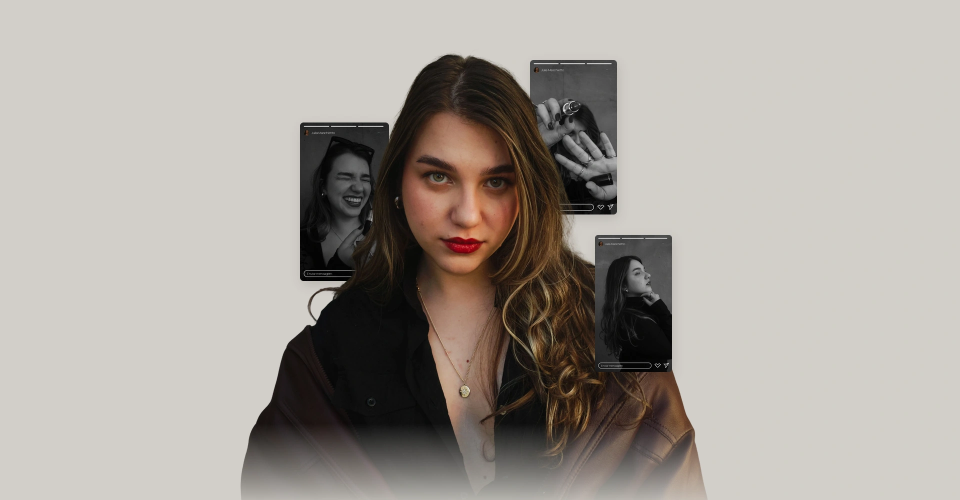
#> input picture dist/assets/hero-desktop-final.webp, 1920 x 1000 px (shown at 1/2 size)
$ python create-social.py
#> lines starting #> are read from the running program, lines starting #| are printed output that depends on the picture
"""Social card composed from the final original-photo artwork and local fonts."""
from pathlib import Path
import sys
ROOT=Path(__file__).resolve().parents[1];sys.path.insert(0,str(ROOT/'.tools'))
from PIL import Image,ImageDraw,ImageFont
im=Image.open(ROOT/'dist/assets/hero-desktop-final.webp').convert('RGB').resize((1200,625),Image.Resampling.LANCZOS)
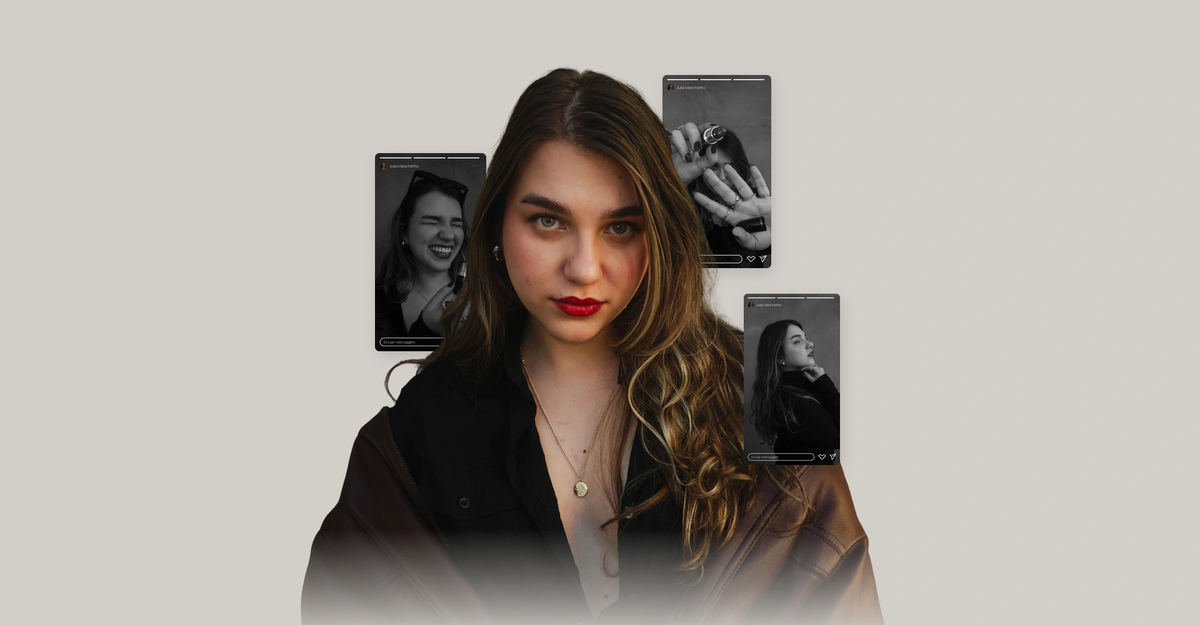
#> im: PIL image 1200x625 RGB; mean R, G, B 167.1, 161.2, 154.7
canvas=Image.new('RGB',(1200,630),(210,207,201));canvas.paste(im,(0,0));shade=Image.new('RGBA',canvas.size);d=ImageDraw.Draw(shade)
#> after `canvas = Image.new('RGB', (1200, 630), (210, 207, 201))`:
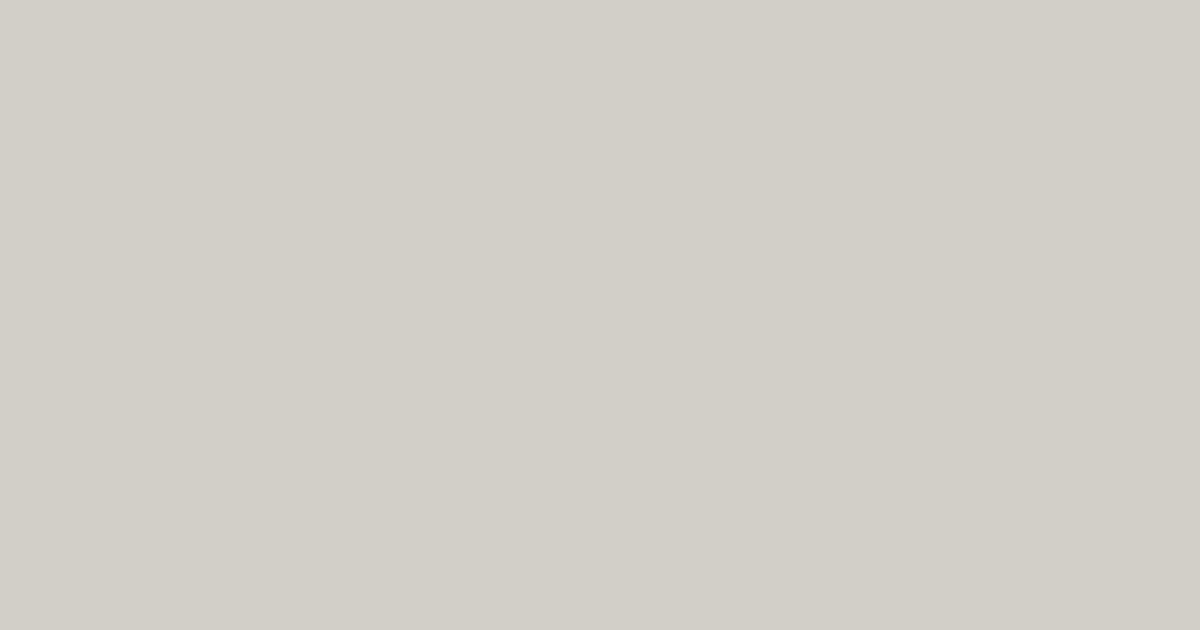
#> canvas: PIL image 1200x630 RGB; mean R, G, B 210, 207, 201
#> after `canvas.paste(im, (0, 0))`:
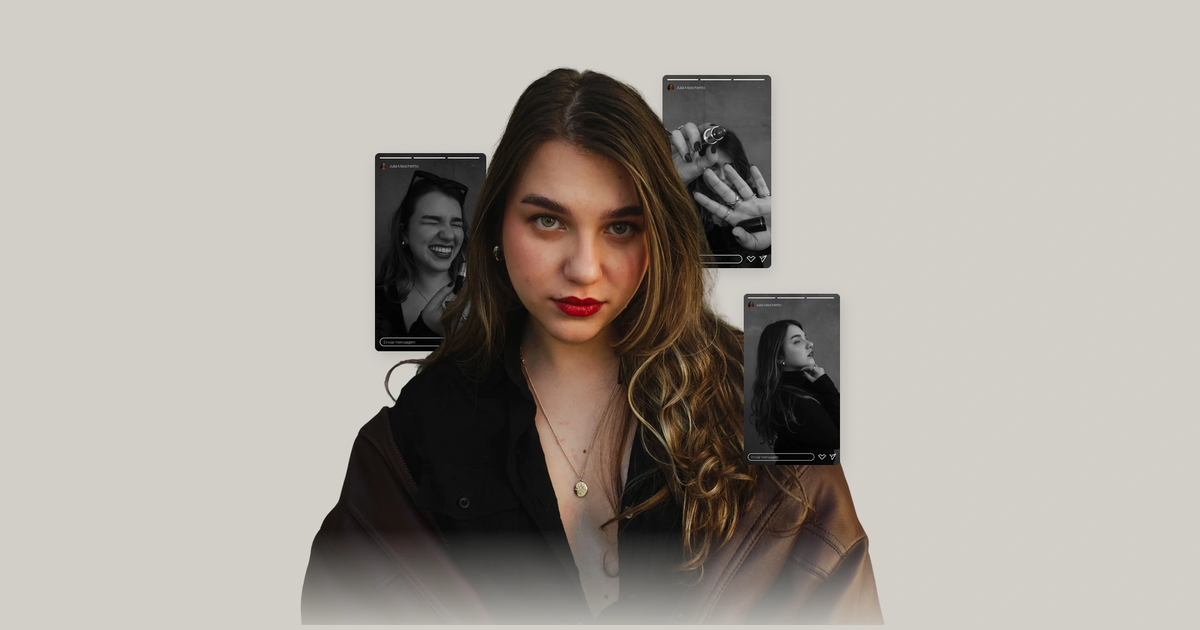
#> canvas: PIL image 1200x630 RGB; mean R, G, B 167.4, 161.6, 155
#> after `shade = Image.new('RGBA', canvas.size)`: shade: PIL image 1200x630 RGBA; every value is 0
for y in range(630):d.line((0,y,1200,y),fill=(14,10,12,round(240*max(0,(y/630-.35)/.65))))
canvas=Image.alpha_composite(canvas.convert('RGBA'),shade);d=ImageDraw.Draw(canvas)
#> after `canvas = Image.alpha_composite(canvas.convert('RGBA'), shade)`:
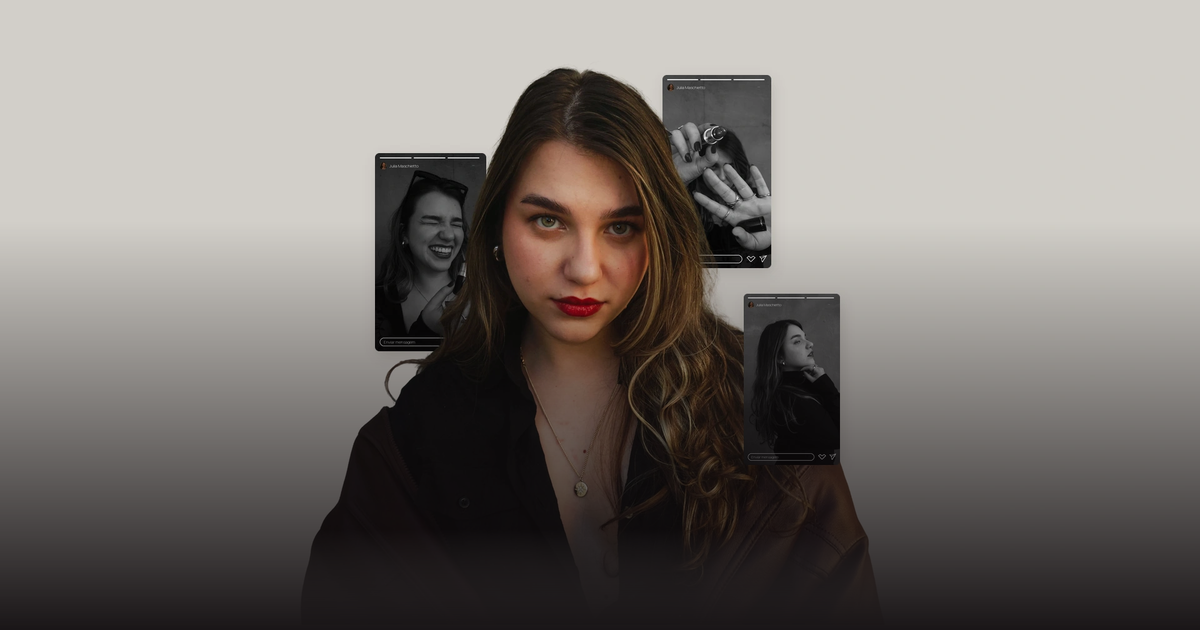
#> canvas: PIL image 1200x630 RGBA; mean R, G, B, A 123.8, 118.5, 114.4, 255
font=lambda name,size:ImageFont.truetype(str(ROOT/'assets-source/fonts'/name),size)
d.text((42,470),'Estratégia para posicionar.',font=font('manrope.ttf',39),fill='white')
d.text((42,521),'Criatividade para comunicar.',font=font('instrument-serif-italic.ttf',52),fill='white')
d.text((42,590),'Julia Maschietto',font=font('manrope.ttf',19),fill='white')
canvas.convert('RGB').save(ROOT/'dist/assets/social-preview-final.jpg',quality=90,optimize=True)
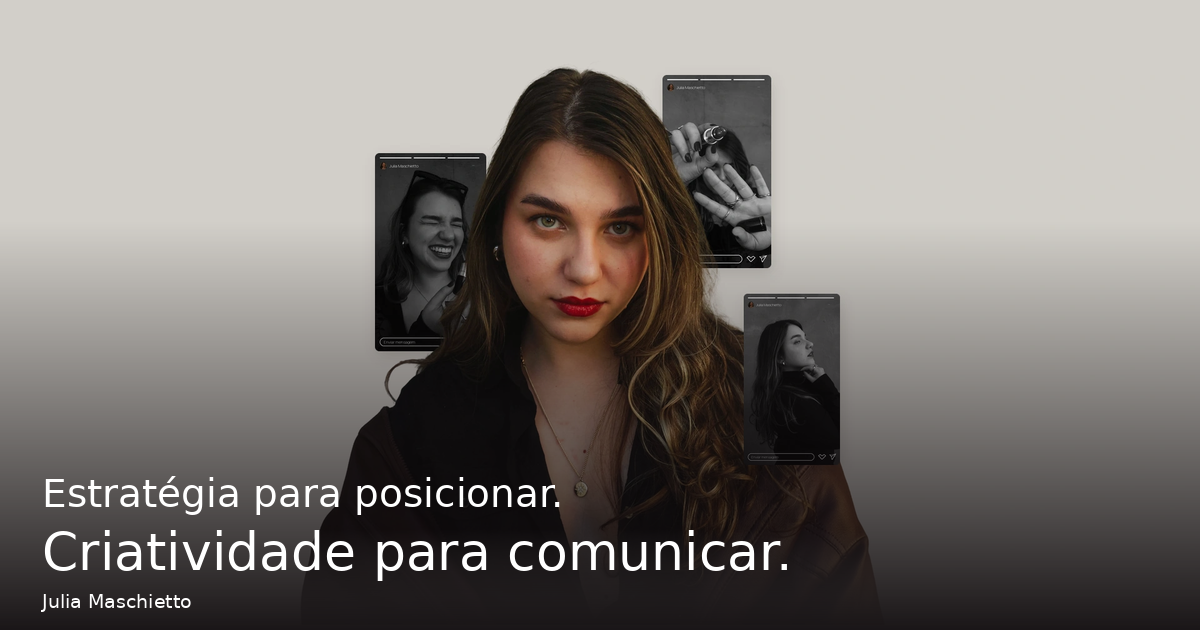
#> saved as social-preview-final.jpg: PIL image 1200x630 RGB; mean R, G, B 127.2, 121.9, 117.9
